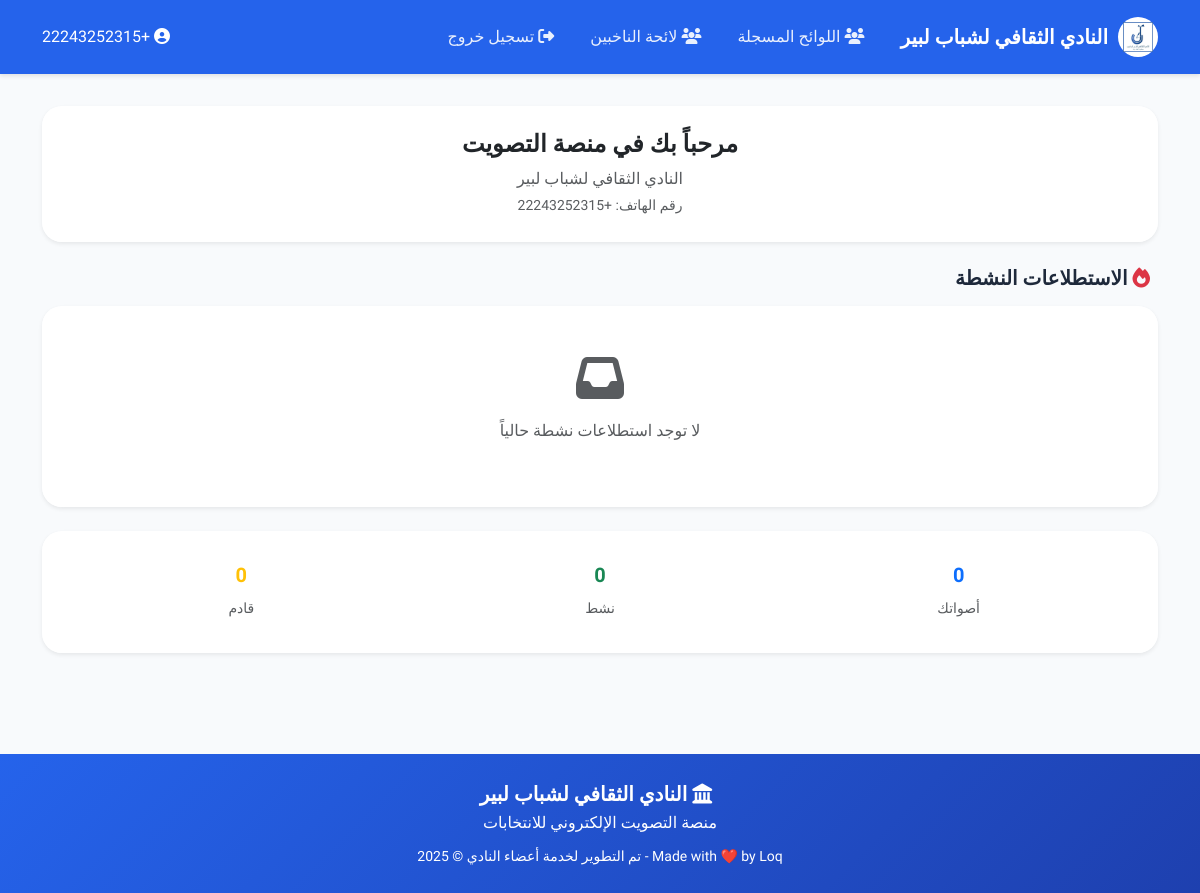
The page /dashboard/ (signed in) on the database as committed earlier.
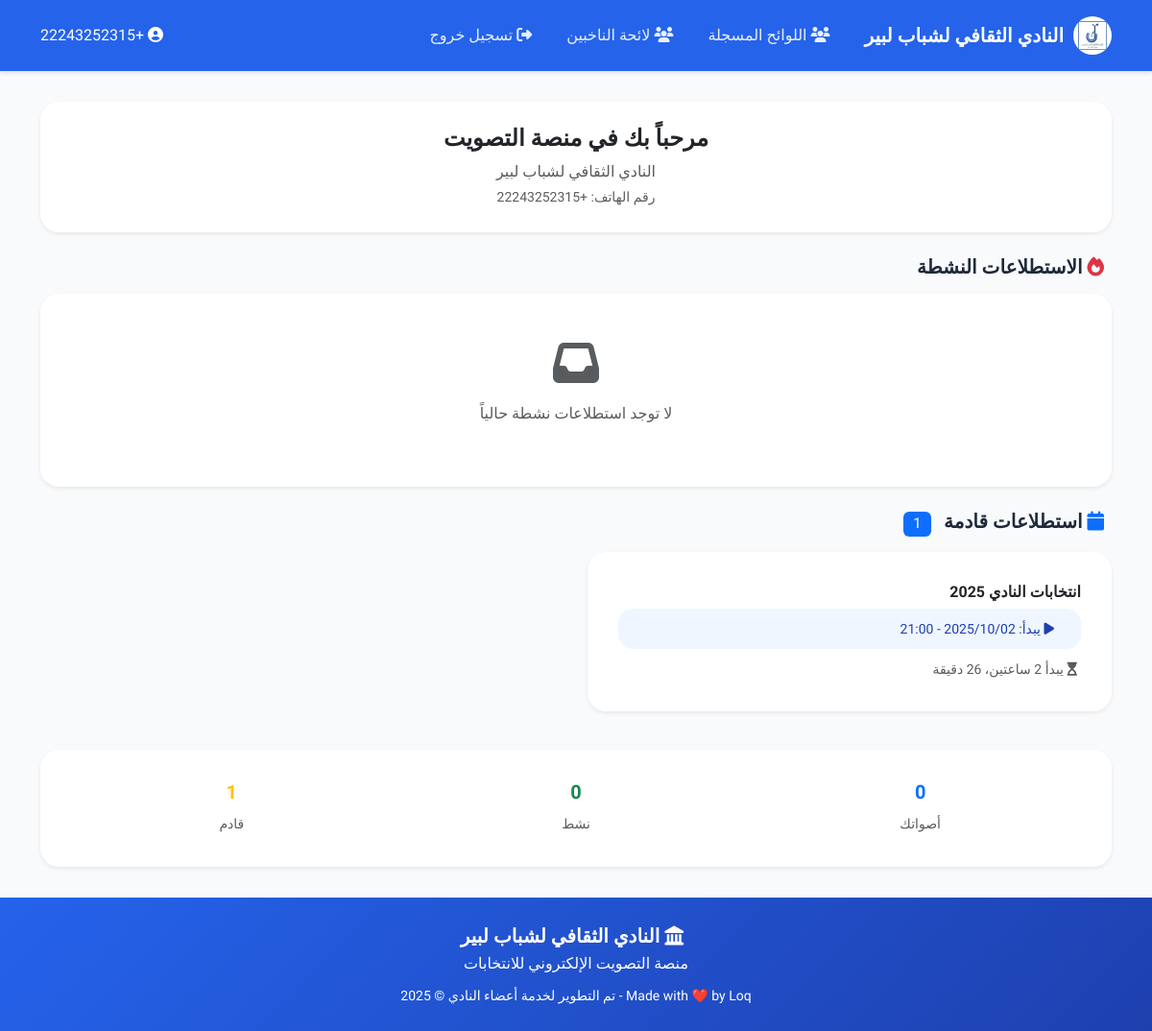
The same page on the database as committed later.
### voting/models.py (models this page shows, shortened)
class Poll(models.Model):
    STATUS_CHOICES = [
        ('draft', 'Draft'),
        ('scheduled', 'Scheduled'),
        ('active', 'Active'),
        ('closed', 'Closed'),
    ]
    id = models.UUIDField(primary_key=True, default=uuid.uuid4, editable=False)
    title = models.CharField(max_length=200)
    description = models.TextField(blank=True, null=True)
    start_time = models.DateTimeField()
    end_time = models.DateTimeField()
    created_by = models.ForeignKey(CustomUser, on_delete=models.CASCADE, related_name='created_polls')
    status = models.CharField(max_length=15, choices=STATUS_CHOICES, default='draft')
    created_at = models.DateTimeField(auto_now_add=True)
    updated_at = models.DateTimeField(auto_now=True)
    class Meta:
        ordering = ['-created_at']

### voting/views.py (the view)
# urls.py: path('dashboard/', views.dashboard_view, name='dashboard'),
@login_required
def dashboard_view(request):
    if request.user.user_type == 'super_admin':
        return redirect('admin_dashboard')
    if request.user.user_type == 'view_admin':
        return redirect('poll_management')
    now = timezone.now()
    active_polls = Poll.objects.filter(
        start_time__lte=now,
        end_time__gte=now,
        status='active'
    ).order_by('-created_at')
    upcoming_polls = Poll.objects.filter(
        start_time__gt=now,
        status='scheduled'
    ).order_by('start_time')
    voted_poll_ids = Vote.objects.filter(user=request.user).values_list('poll_id', flat=True)
    context = {
        'active_polls': active_polls,
        'upcoming_polls': upcoming_polls,
        'voted_poll_ids': voted_poll_ids,
    }
    return render(request, 'dashboard/user_dashboard.html', context)

### voting/models.py (called while the page is built)
    def is_admin(self):
        return self.user_type in ['view_admin', 'super_admin']

### voting/templates/dashboard/user_dashboard.html (shortened to what the changed rows need)
{% extends 'base.html' %}
{% block content %}
{% if upcoming_polls %}
<div class="row mb-4">
    <div class="col-12">
        <h5 class="mb-3">
            <i class="fas fa-calendar text-primary ms-2"></i>
            استطلاعات قادمة
            <span class="badge bg-primary ms-2">{{ upcoming_polls|length }}</span>
        </h5>
        <div class="row">
            {% for poll in upcoming_polls %}
                <div class="col-md-6 mb-3">
                    <div class="card border-0 shadow-sm h-100">
                        <div class="card-body">
                            <h6 class="card-title mb-2">{{ poll.title }}</h6>
                            <div class="alert alert-info py-2 mb-2">
                                <small>
                                    <i class="fas fa-play ms-1"></i>
                                    يبدأ: {{ poll.start_time|date:"Y/m/d - H:i" }}
                                </small>
                            </div>
                            <small class="text-muted">
                                <i class="fas fa-hourglass-start ms-1"></i>
                                يبدأ {{ poll.start_time|timeuntil }}
                            </small>
                        </div>
                    </div>
                </div>
            {% endfor %}
        </div>
    </div>
</div>
{% endif %}
<div class="row">
    <div class="col-12">
        <div class="card border-0 shadow-sm">
            <div class="card-body">
                <div class="row text-center">
                    <div class="col-4">
                        <h5 class="text-warning">{{ upcoming_polls|length }}</h5>
                        <small class="text-muted">قادم</small>
                    </div>
                </div>
            </div>
        </div>
    </div>
</div>
{% endblock %}

Rows that differ between the two databases and show on the page:
added Poll: title "انتخابات النادي 2025", start_time "2025/10/02 - 21:00", start_time "2 ساعتين، 26 دقيقة"
Other text that changed with them:
{{ upcoming_polls|length }}: (not shown) → "1"
{{ upcoming_polls|length }}: "0" → "1"
text now shown: "استطلاعات قادمة"
